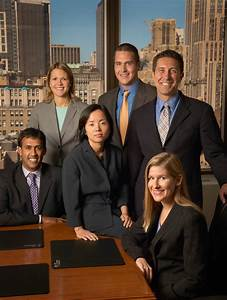
#> input picture group.jfif, 227 x 300 px
$ jupyter execute 'Face Detection.ipynb'
#> lines starting #> are read from the running program, lines starting #| are printed output that depends on the picture
[cell 1]
import matplotlib.pyplot as plt

[cell 2]
face=plt.imread("group.jfif")
#> face is the input picture: shape (300, 227, 3); mean R, G, B 82.6, 66.3, 54.9

[cell 3]
plt.imshow(face)

[cell 4]
face.shape
#> Out = (300, 227, 3)

[cell 5]
import cv2

[cell 6]
model=cv2.CascadeClassifier("haarcascade_frontalface_alt.xml")

[cell 7]
faces=model.detectMultiScale(face)
#> faces = [[111, 54, 26, 26], [47, 69, 24, 24], [83, 112, 30, 30], [20, 137, 28, 28], [141, 165, 33, 33], [150, 58, 31, 31]]

[cell 8]
faces
#> Out has the same summary as faces

[cell 9]
faces.shape
#> Out = (6, 4)

[cell 10]
for face1 in faces:
    x,y,w,h=face1
    picture=cv2.rectangle(face,(x,y),(x+w,y+h),(0,0,0),1)
#> this loop made 6 passes

[cell 11]
plt.imshow(picture)
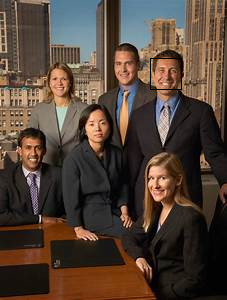
#> shown: shape (300, 227, 3); mean R, G, B 82.4, 66.2, 54.8
